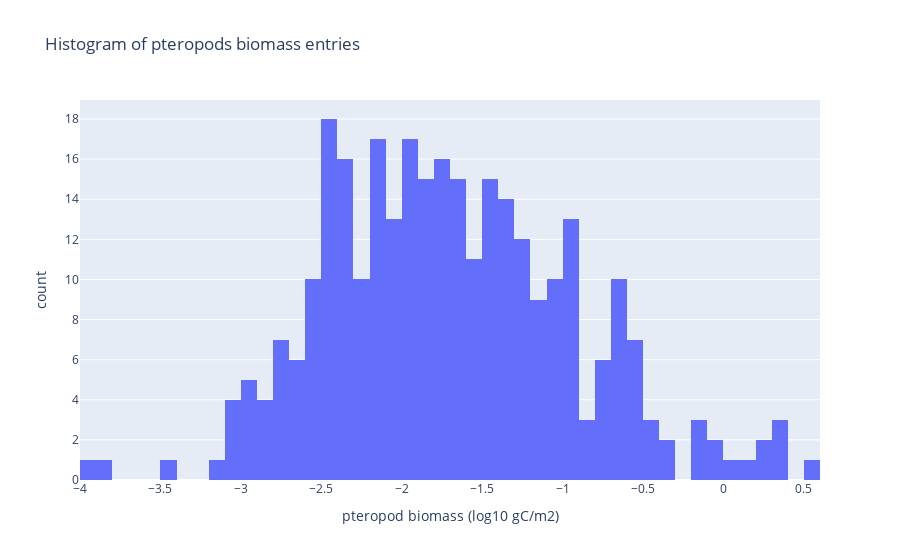

The code cell stored with this chart in its notebook:
### Code cell
ds_pter_2deg_no_0=ds_pter_2deg.where(ds_pter_2deg!=0,np.nan)
flat_data = ds_pter_2deg_no_0.values.flatten()
valid_data = flat_data[~np.isnan(flat_data)]

df = pd.DataFrame({"pteropod biomass (log10 gC/m2)": valid_data})

fig = px.histogram(
    np.log10(df*0.4),
    x="pteropod biomass (log10 gC/m2)",
    nbins=50,
    labels={"count": "frequency"},
    title="Histogram of pteropods biomass entries "
)
fig.show()

### Figure 1 — Plotly figure (JSON) as saved in the notebook; plotly's stock layout.template omitted (floating-point values rounded to 4 significant figures; data arrays with more than 128 entries replaced by an {"elided": "..."} marker saying what was removed)
{"data": [{"bingroup": "x", "hovertemplate": "pteropod biomass (log10 gC/m2)=%{x}<br>count=%{y}<extra></extra>", "legendgroup": "", "marker": {"color": "#636efa", "pattern": {"shape": ""}}, "name": "", "nbinsx": 50, "orientation": "v", "showlegend": false, "type": "histogram", "x": {"elided": "305 float values"}, "xaxis": "x", "yaxis": "y"}], "layout": {"barmode": "relative", "legend": {"tracegroupgap": 0}, "title": {"text": "Histogram of pteropods biomass entries "}, "xaxis": {"anchor": "y", "domain": [0, 1], "title": {"text": "pteropod biomass (log10 gC/m2)"}}, "yaxis": {"anchor": "x", "domain": [0, 1], "title": {"text": "count"}}}}
